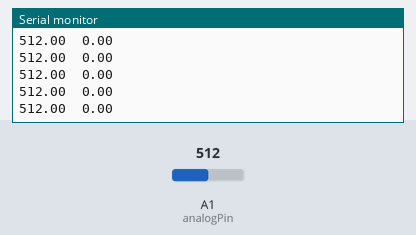
A sketch run on a simulated Arduino Uno, built with avr-gcc and run on an emulated ATmega328P. Parts: the last lines printed to the serial monitor. The test bench sets the inputs (shaded band); at power-on: A1 (analogPin) = 512.

Above: at 1.2 s.
1.3 s: A1 (analogPin) set to 716
At 1.32 s:
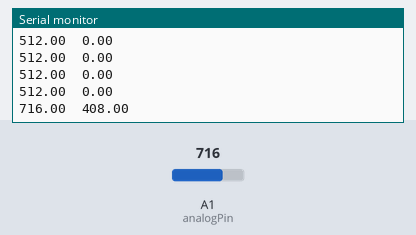
2.8 s: A1 (analogPin) set to 900
At 2.83 s:
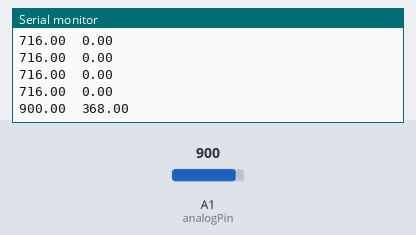
Timing chart, 0 to 5.8 s (numbered marks = the images above; inputs shaded):
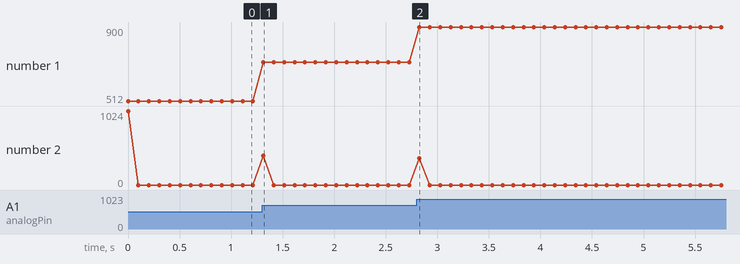

Measured:
- after the input at 1.3 s, the serial monitor: prints a new line at once (image 1)
- after the input at 2.8 s, the serial monitor: prints a new line at once (image 2)
- plotted number 1: 512 → 716 after the input at 1.3 s, 716 → 900 after the input at 2.8 s

The sketch:

Step_Impulse.ino
```cpp
int analogPin=A1;  //Pin Analógico
double x[2];      //Guardará presente y futuro

void setup() {
  Serial.begin(500000);
  //pinMode(LED_BUILTIN, OUTPUT);
  pinMode(analogPin,INPUT);
}

void loop() {
x[1]=x[0];
x[0]=analogRead(analogPin);

Serial.print(x[0]);Serial.print("\t");
Serial.print((x[0]-x[1])*2);Serial.print("\n");

delay(100);
}
```
